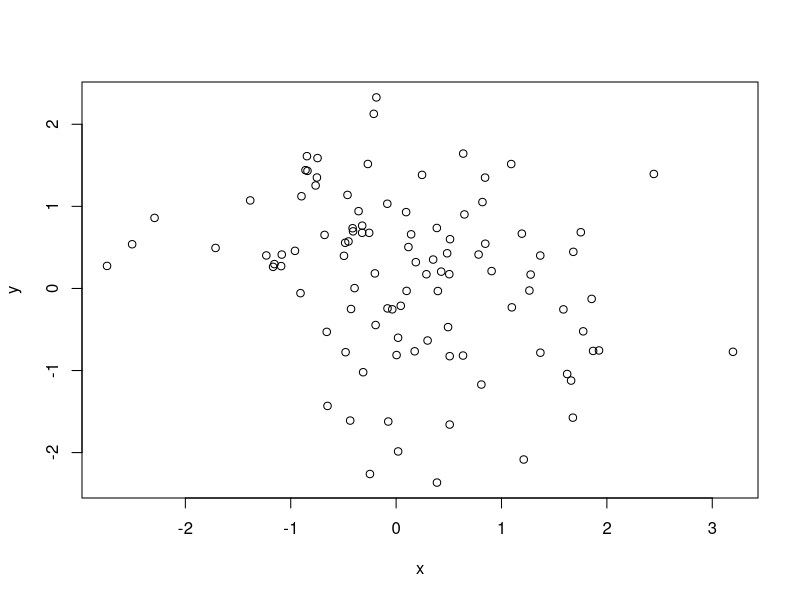

Generate this figure with R:
## ---- chunk 1
x <- rnorm(100)
y <- rnorm(100)
plot(x,y)
## ---- chunk 2
summary(x)
## ---- chunk 3
x <- rnorm(100)
